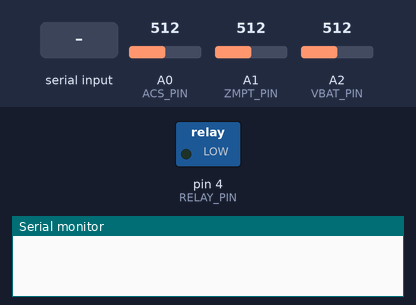
A sketch run on a simulated Arduino Uno, built with avr-gcc and run on an emulated ATmega328P. Shown: switched loads named in the sketch (green lamp = pin HIGH), the last lines printed to the serial monitor. The test bench sets the inputs (shaded band); at power-on: A0 (ACS_PIN) = 512, A1 (ZMPT_PIN) = 512, A2 (VBAT_PIN) = 512. Storage starts empty.

Above: at 1.2 s.
1.3 s: "ON\n" received over the second serial link
At 2.4 s:
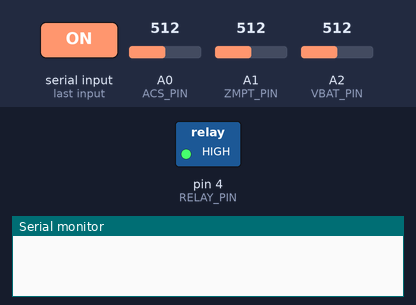
2.8 s: "OFF\n" received over the second serial link
At 3.5 s:
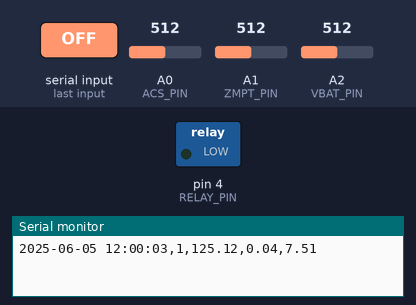
Timing chart, 0 to 5.8 s (numbered marks = the images above; inputs shaded):
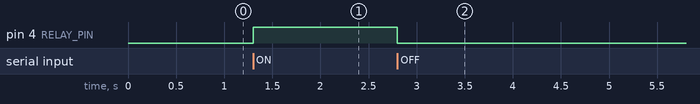

Measured:
- after the input at 1.3 s, pin 4 (RELAY_PIN): LOW → HIGH at once
- after the input at 2.8 s, pin 4 (RELAY_PIN): HIGH → LOW at once

The sketch:

Nodo_sensor_log.ino
```cpp
#include <SPI.h>
#include <SD.h>
#include <SoftwareSerial.h>

SoftwareSerial xbeeSerial(2, 3); // RX=D2, TX=D3 para XBee

// Pines ya definidos
#define RELAY_PIN 4
#define ACS_PIN   A0
#define ZMPT_PIN  A1
#define VBAT_PIN  A2
const uint8_t SD_CS = 10;

// Variables
unsigned long previousMillis = 0;
const unsigned long INTERVAL_MS = 3000;
unsigned long lastFlush = 0;
const unsigned long FLUSH_MS = 30000;
uint32_t paquetesEnviados = 0;
File logFile;

// Setup
void setup() {
  pinMode(RELAY_PIN, OUTPUT);
  digitalWrite(RELAY_PIN, LOW);

  Serial.begin(9600);
  xbeeSerial.begin(9600);

//Inicializamos la SD
  if (!SD.begin(SD_CS)) {
    Serial.println("SD no inicializada");
  } else {
    logFile = SD.open("/llog.txt", FILE_WRITE);
    if (logFile) logFile.println("fecha_hora,id_paquete,voltaje_red,corriente,voltaje_bateria");
    logFile.flush();
  }
}

// Loop
void loop() {
  unsigned long currentMillis = millis();

  if (currentMillis - previousMillis >= INTERVAL_MS) {
    previousMillis = currentMillis;

    float voltage = leerVoltajeZMPT();
    float corriente = leerCorrienteACS();
    float vbat = leerVoltajeBateria();
    paquetesEnviados++;

    // Línea CSV
    String fecha_hora = obtenerFechaHora();
    String linea = fecha_hora + "," + String(paquetesEnviados) + "," +
                   String(voltage, 2) + "," + String(corriente, 2) + "," +
                   String(vbat, 2);

    // Envío por XBee
    xbeeSerial.print("N:"); xbeeSerial.print(paquetesEnviados);
    xbeeSerial.print(" V:"); xbeeSerial.print(voltage, 2);
    xbeeSerial.print(" I:"); xbeeSerial.print(corriente, 2);
    xbeeSerial.print(" B:"); xbeeSerial.println(vbat, 2);

    // Serial y SD
    Serial.println(linea);
    if (logFile) logFile.println(linea);
  }

  // Comandos recibidos
  if (xbeeSerial.available()) {
    String comando = xbeeSerial.readStringUntil('\n');
    comando.trim();

    if (comando == "ON") digitalWrite(RELAY_PIN, HIGH);
    else if (comando == "OFF") digitalWrite(RELAY_PIN, LOW);
  }

  if (logFile && millis() - lastFlush >= FLUSH_MS) {
    logFile.flush();
    lastFlush = millis();
  }
}

// Funciones sensores existentes
float leerVoltajeZMPT() {
  int lectura = analogRead(ZMPT_PIN);
  return ((lectura * 5.0) / 1023.0) * 50.0;
}

float leerCorrienteACS() {
  int lectura = analogRead(ACS_PIN);
  float volt = (lectura * 5.0) / 1023.0;
  return (volt - 2.5) / 0.066;
}

float leerVoltajeBateria() {
  int lectura = analogRead(VBAT_PIN);
  float vEsc = (lectura * 5.0) / 1023.0;
  return vEsc * 3.0;
}

// Fecha/hora calculada desde millis
String obtenerFechaHora() {
  unsigned long segundos = millis() / 1000;
  int hh = 12 + (segundos / 3600) % 12;
  int mm = (segundos / 60) % 60;
  int ss = segundos % 60;
  char buf[20];
  sprintf(buf, "2025-06-05 %02d:%02d:%02d", hh, mm, ss);
  return String(buf);
}
```
